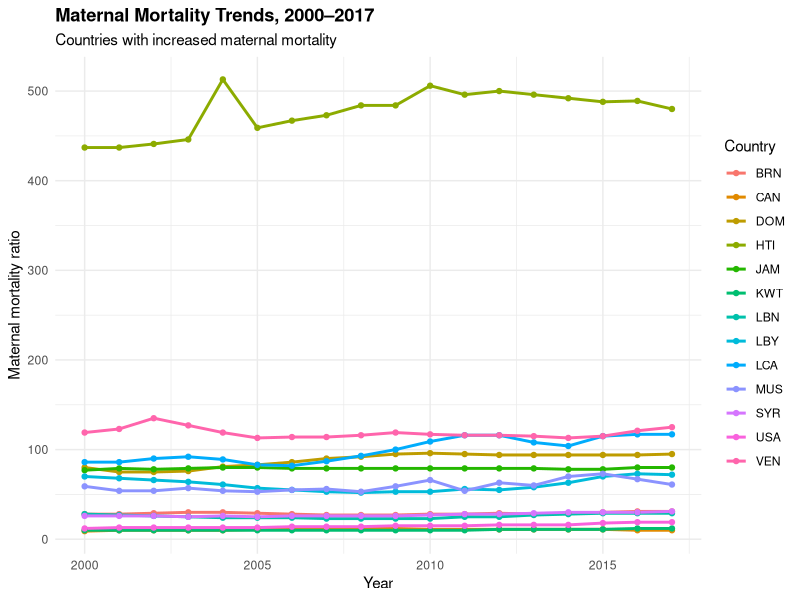
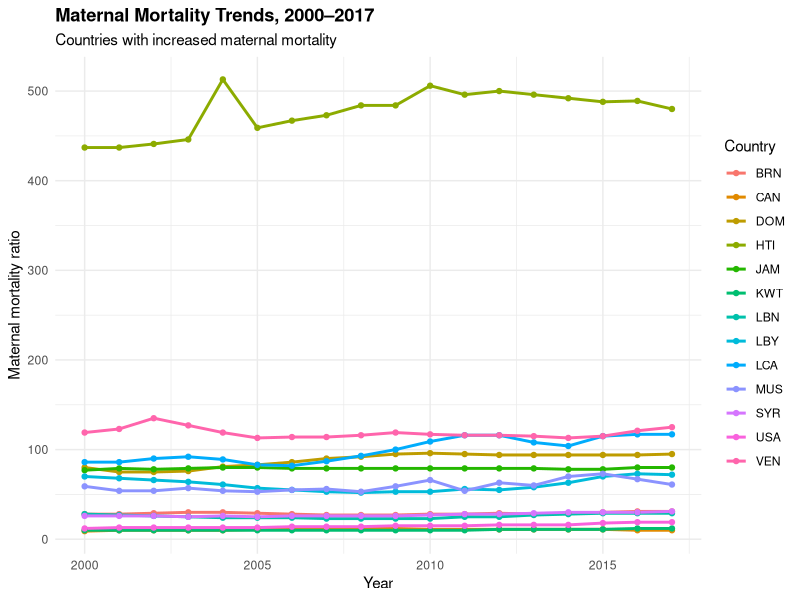

R code for these plots, in order:
library(dplyr)
library(readr)
library(ggplot2)

# Load prepared data
data <- read_csv("data/processed/final_data.csv")

# Select data from 2000 to 2017
mortality_data <- data |>
  select(iso, year, maternal_mortality) |>
  filter(year >= 2000, year <= 2017) |>
  arrange(iso, year) |>
  group_by(iso) |>
  mutate(
    diff_matmor = maternal_mortality -
      maternal_mortality[year == 2000][1]
  ) |>
  ungroup()

# Identify countries with an increase from 2000 to 2017
increased_countries <- mortality_data |>
  filter(year %in% c(2000, 2017)) |>
  group_by(iso) |>
  filter(
    n_distinct(year) == 2,
    all(!is.na(maternal_mortality))
  ) |>
  summarise(
    change = maternal_mortality[year == 2017] -
      maternal_mortality[year == 2000],
    .groups = "drop"
  ) |>
  filter(change > 0)

# Keep all years for selected countries
plot_data <- mortality_data |>
  filter(iso %in% increased_countries$iso)

# Check selected countries
print(increased_countries)

# Create line graph
fig1 <- ggplot(
  plot_data,
  aes(
    x = year,
    y = maternal_mortality,
    color = iso,
    group = iso
  )
) +
  geom_line(linewidth = 1, na.rm = TRUE) +
  geom_point(size = 1.5, na.rm = TRUE) +
  labs(
    title = "Maternal Mortality Trends, 2000–2017",
    subtitle = "Countries with increased maternal mortality",
    x = "Year",
    y = "Maternal mortality ratio",
    color = "Country"
  ) +
  theme_minimal() +
  theme(
    plot.title = element_text(face = "bold"),
    legend.position = "right"
  )

print(fig1)

dir.create("figures", showWarnings = FALSE)

ggsave(
  filename = "figures/fig01_maternal_mortality.png",
  plot = fig1,
  width = 10,
  height = 6,
  dpi = 300
)
